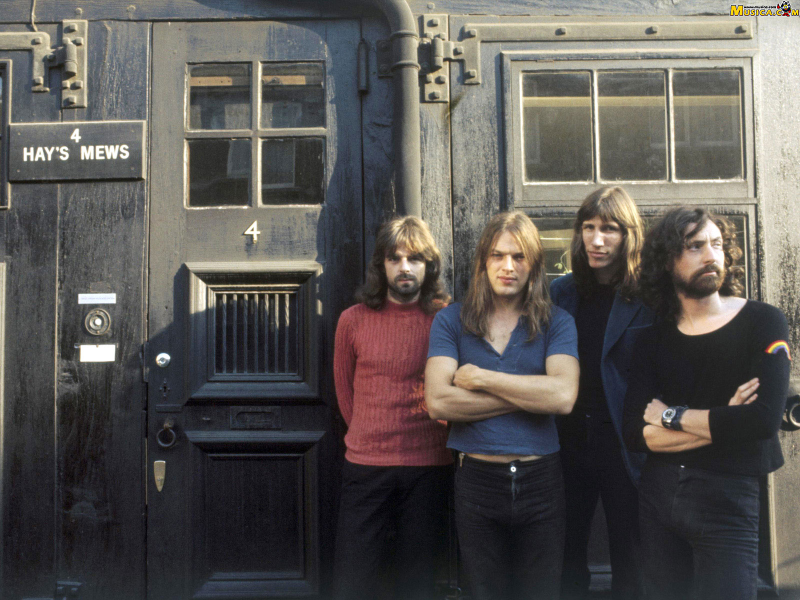
//> input picture Parallel_Programming/pf.jpg, 1600 x 1200 px (shown at 1/2 size)
$ ./prog4   (built with g++ and OpenCV 4)
//> lines starting //> are read from the running program, lines starting //| are printed output that depends on the picture; after the words box and inside, x2 and y2 are one past the last pixel; in counts of white or black regions, pixels touching at a corner belong together
/****************************
     Canny edge detection
*****************************/

#include <iostream>
#include <bits/stdc++.h>
#include "opencv2/core/core.hpp"
#include "opencv2/highgui/highgui.hpp"
#include "opencv2/opencv.hpp"
#include "opencv2/imgproc/imgproc.hpp"
#include <opencv2/objdetect/objdetect.hpp>
#include <math.h>

using namespace cv;
using namespace std;

int main()
{
    // Reading image
    Mat img = imread("pf.jpg");
//> img is the input picture: 1200 rows x 1600 cols, CV_8UC3; mean B, G, R 83, 85.9, 89.4

    // Displaying image
    //imshow("Original Image",img);
    //waitKey(0);

    // Converting to grayscale
    Mat img_gray,image_gray;
    cvtColor(img,image_gray,CV_RGB2GRAY);
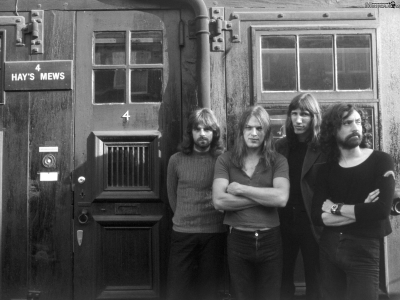
//> image_gray: 1200 rows x 1600 cols, CV_8UC1 (shown at 1/4 size); min 0, max 255, mean 85.4
    GaussianBlur( image_gray, img_gray, Size(3,3), 3, 3);


    // Displaying grayscale image
    imshow("Original Image",img_gray);
    waitKey(0);


    int cols = img_gray.cols;
    int rows = img_gray.rows;

    // Creating sobel operator in x direction
    int sobel_x[3][3] = {-1,0,1,-2,0,2,-1,0,1};
    // Creating sobel operator in y direction
    int sobel_y[3][3] = {-1,-2,-1,0,0,0,1,2,1};


    int radius = 1;

    // Handle border issues
    Mat _src;
    copyMakeBorder(img_gray, _src, radius, radius, radius, radius, BORDER_REFLECT101);

    // Create output matrix
    Mat gradient_x = img_gray.clone();
    Mat gradient_y = img_gray.clone();
    Mat gradient_f = img_gray.clone();
    Mat gradient_mag = img_gray.clone();

    // Conrrelation loop in x direction

    // Iterate on image
    for (int r = radius; r < _src.rows - radius; ++r)
    {
        for (int c = radius; c < _src.cols - radius; ++c)
        {
            int s = 0;

            // Iterate on kernel
            for (int i = -radius; i <= radius; ++i)
            {
                for (int j = -radius; j <= radius; ++j)
                {
                    s += _src.at<uchar>(r + i, c + j) * sobel_x[i + radius][j + radius];
                }
            }
            gradient_x.at<uchar>(r - radius, c - radius) = s/100;

            // [5 lines of commented-out code are left out]
        }
    }
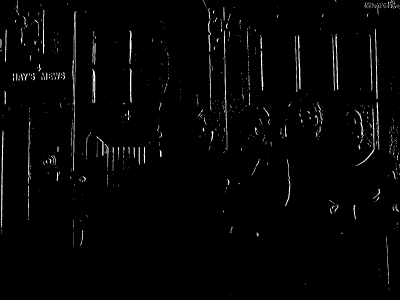
//> gradient_x: 1200 rows x 1600 cols, CV_8UC1 (shown at 1/4 size); min 0, max 255, mean 4.9

    // Conrrelation loop in y direction

    // Iterate on image
    for (int r = radius; r < _src.rows - radius; ++r)
    {
        for (int c = radius; c < _src.cols - radius; ++c)
        {
            int s = 0;

            // Iterate on kernel
            for (int i = -radius; i <= radius; ++i)
            {
                for (int j = -radius; j <= radius; ++j)
                {
                    s += _src.at<uchar>(r + i, c + j) * sobel_y[i + radius][j + radius];
                }
            }
            gradient_y.at<uchar>(r - radius, c - radius) = s/100;

            // [5 lines of commented-out code are left out]
        }
    }
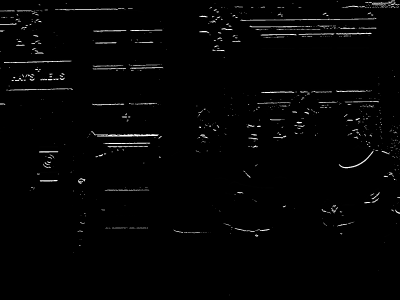
//> gradient_y: 1200 rows x 1600 cols, CV_8UC1 (shown at 1/4 size); min 0, max 255, mean 4.1

    ///cout<<endl<<"max:"<<max;
    //cout<<img_gray.rows;
    //cout<<endl<<_src.rows;
    cout<<endl<<gradient_x.rows;
//| 1200
    cout<<endl<<gradient_y.rows;
//| 1200
    cout<<endl<<gradient_f.rows<<gradient_f.cols;
//| 12001600


    //Calculating gradient magnitude
    for(int i=0; i<gradient_mag.rows; i++)
    {
        for(int j=0; j<gradient_mag.cols; j++)
        {
            gradient_mag.at<uchar>(i,j) = sqrt( pow(gradient_x.at<uchar>(i,j),2) + pow(gradient_y.at<uchar>(i,j),2) );

             if(gradient_mag.at<uchar>(i,j) >252)
                gradient_f.at<uchar>(i,j) = 255;
            else
                gradient_f.at<uchar>(i,j) = 0;
        }
    }
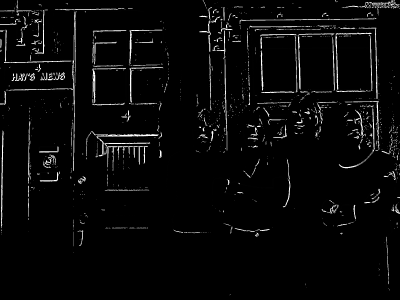
//> gradient_mag: 1200 rows x 1600 cols, CV_8UC1 (shown at 1/4 size); min 0, max 255, mean 8.7
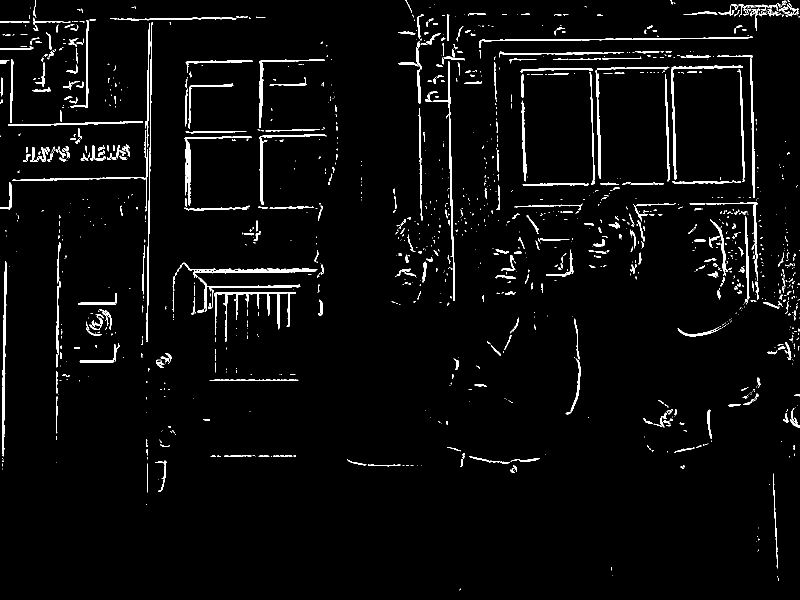
//> gradient_f: 1200 rows x 1600 cols, CV_8UC1 (shown at 1/2 size); 3.4% white; 1292 white regions (889 under 20 px), largest, box (x1, y1, x2, y2) and area: (429, 584, 592, 684) 1935, (364, 525, 635, 556) 1742, (4, 522, 14, 913) 1593


    // [7 lines of commented-out code are left out]

    imshow("grad magnitude",gradient_f);
    waitKey(0);

    int max=0;


    // Performing Non-Maximum Surpression
    float theta; // Calculate intensity gradient vector theta=atan2(Gy,Gx);
    Mat nonMaxSupp= Mat(gradient_mag.rows-2, gradient_mag.cols-2, CV_8UC1); //CV_8UC1 is 8-bit single channel image i.e grayscale

    for(int i=1; i<gradient_x.rows-1; i++)
    {
        for(int j=1; j<gradient_x.cols-1; j++)
        {
            //if(gradient_x.at<uchar>(i,j) ==0) //Arctan Fix
             //   theta = 90;
            //else
                theta = atan2(gradient_y.at<uchar>(i,j),gradient_x.at<uchar>(i,j))*(180/3.14);
                // [4 lines of commented-out code are left out]
            nonMaxSupp.at<uchar>(i-1, j-1) = gradient_mag.at<uchar>(i,j);

            // For horizontal edge
            if(((-22.5 < theta) && (theta <= 22.5)) || ((157.5 < theta) && (theta <= -157.5)))
            {
                if ((gradient_mag.at<uchar>(i,j) < gradient_mag.at<uchar>(i,j+1)) || (gradient_mag.at<uchar>(i,j) < gradient_mag.at<uchar>(i,j-1)))
                    nonMaxSupp.at<uchar>(i-1, j-1) = 0;
            }

            //For vertical edge
            if (((-112.5 < theta) && (theta <= -67.5)) || ((67.5 < theta) && (theta <= 112.5)))
            {
                if ((gradient_mag.at<uchar>(i,j) < gradient_mag.at<uchar>(i+1,j)) || (gradient_mag.at<uchar>(i,j) < gradient_mag.at<uchar>(i-1,j)))
                    nonMaxSupp.at<uchar>(i-1, j-1) = 0;
            }

            // For 135 degree or -45 degree edge
            if (((-67.5 < theta) && (theta <= -22.5)) || ((112.5 < theta) && (theta <= 157.5)))
            {
                if ((gradient_mag.at<uchar>(i,j) < gradient_mag.at<uchar>(i-1,j+1)) || (gradient_mag.at<uchar>(i,j) < gradient_mag.at<uchar>(i+1,j-1)))
                    nonMaxSupp.at<uchar>(i-1, j-1) = 0;
            }

            // For 45 Degree Edge
            if (((-157.5 < theta) && (theta <= -112.5)) || ((22.5 < theta) && (theta <= 67.5)))
            {
                if ((gradient_mag.at<uchar>(i,j) < gradient_mag.at<uchar>(i+1,j+1)) || (gradient_mag.at<uchar>(i,j) < gradient_mag.at<uchar>(i-1,j-1)))
                    nonMaxSupp.at<uchar>(i-1, j-1) = 0;
            }

        }

    }
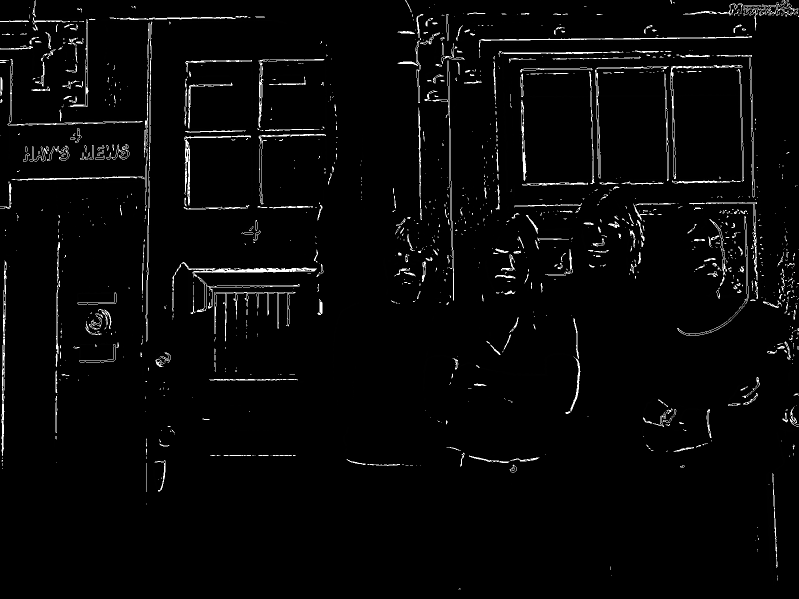
//> nonMaxSupp: 1198 rows x 1598 cols, CV_8UC1 (shown at 1/2 size); min 0, max 255, mean 7.2
//> after the loop, theta = 0
    //cout<<endl<<"max"<<max;
    imshow("Non-Maximum Surpression",nonMaxSupp);
    waitKey(0);

    //Hysterisis Threshold
    int low=50,high=90;

    if(low > 255)
        low = 255;
    if(high > 255)
        high = 255;

    Mat EdgeMat = Mat(nonMaxSupp.rows, nonMaxSupp.cols, nonMaxSupp.type());

    for (int i=0; i<nonMaxSupp.rows; i++)
    {
        for (int j = 0; j<nonMaxSupp.cols; j++)
        {
            EdgeMat.at<uchar>(i,j) = nonMaxSupp.at<uchar>(i,j);
            if(EdgeMat.at<uchar>(i,j) > high)
                EdgeMat.at<uchar>(i,j) = 255;
            else if(EdgeMat.at<uchar>(i,j) < low)
                EdgeMat.at<uchar>(i,j) = 0;
            else
            {
                bool anyHigh = false;
                bool anyBetween = false;
                for (int x=i-1; x < i+2; x++)
                {
                    for (int y = j-1; y<j+2; y++)
                    {
                        if(x <= 0 || y <= 0 || x > EdgeMat.rows || y > EdgeMat.cols) //Out of bounds
                            continue;
                        else
                        {
                            if(EdgeMat.at<uchar>(x,y) > high)
                            {
                                EdgeMat.at<uchar>(i,j) = 255;
                                anyHigh = true;
                                break;
                            }
                            else if(EdgeMat.at<uchar>(x,y) <= high && EdgeMat.at<uchar>(x,y) >= low)
                                anyBetween = true;
                        }
                    }
                    if(anyHigh)
                        break;
                }
                if(!anyHigh && anyBetween)
                    for (int x=i-2; x < i+3; x++)
                    {
                        for (int y = j-1; y<j+3; y++)
                        {
                            if(x < 0 || y < 0 || x > EdgeMat.rows || y > EdgeMat.cols) //Out of bounds
                                continue;
                            else
                            {
                                if(EdgeMat.at<uchar>(x,y) > high)
                                {
                                    EdgeMat.at<uchar>(i,j) = 255;
                                    anyHigh = true;
                                    break;
                                }
                            }
                        }
                        if(anyHigh)
                            break;
                    }
                if(!anyHigh)
                    EdgeMat.at<uchar>(i,j) = 0;
            }
        }
    }
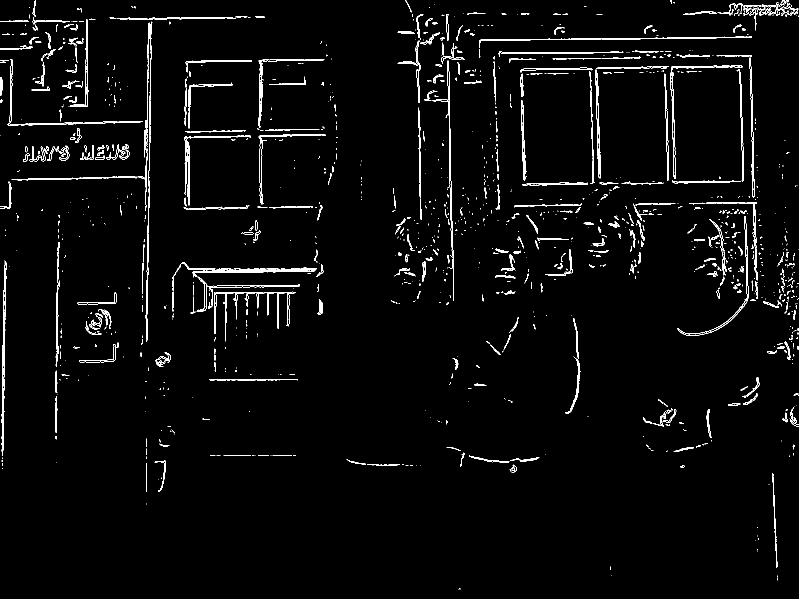
//> EdgeMat: 1198 rows x 1598 cols, CV_8UC1 (shown at 1/2 size); 2.8% white in thin lines or dots

    imshow("Hysterisis Thresholding",EdgeMat);
    waitKey(0);

    return 0;

}

$ run again, with Parallel_Programming/kamal.jpg copied over Parallel_Programming/pf.jpg
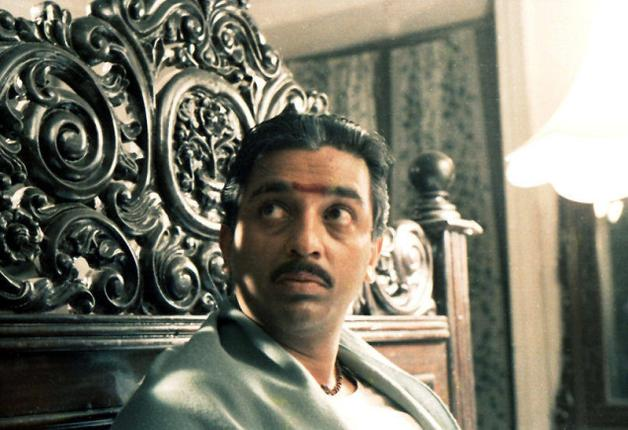
//> input picture Parallel_Programming/kamal.jpg, 628 x 430 px
//> img is the input picture: 430 rows x 628 cols, CV_8UC3; mean B, G, R 105.4, 119.6, 120.9
//| 430
//| 430
//| 430628
//> after the loop `for(int i=0; i<gradient_mag.rows; i++)`:
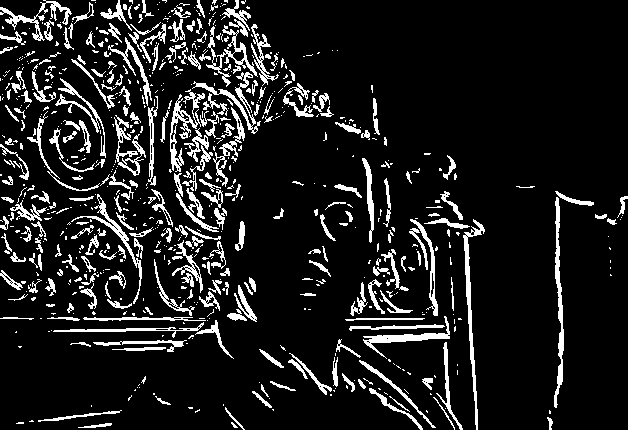
//> gradient_f: 430 rows x 628 cols, CV_8UC1; 11.6% white; 729 white regions (475 under 20 px), largest, box (x1, y1, x2, y2) and area: (463, 219, 485, 430) 856, (554, 197, 564, 408) 837, (170, 89, 205, 172) 782
//> after the loop `for(int i=1; i<gradient_x.rows-1; i++)`: theta = 0
//> after the loop `for (int i=0; i<nonMaxSupp.rows; i++)`:
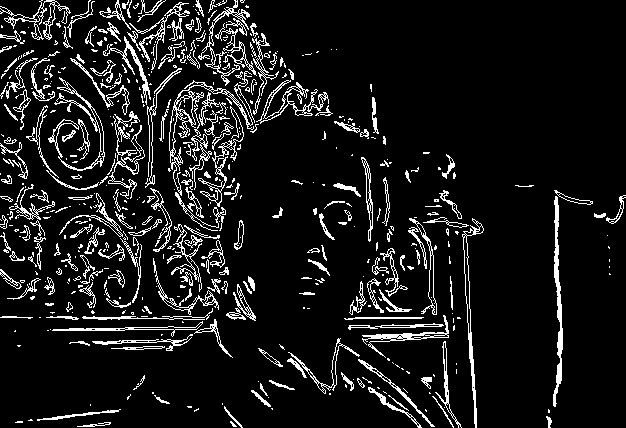
//> EdgeMat: 428 rows x 626 cols, CV_8UC1; 9.7% white in thin lines or dots
